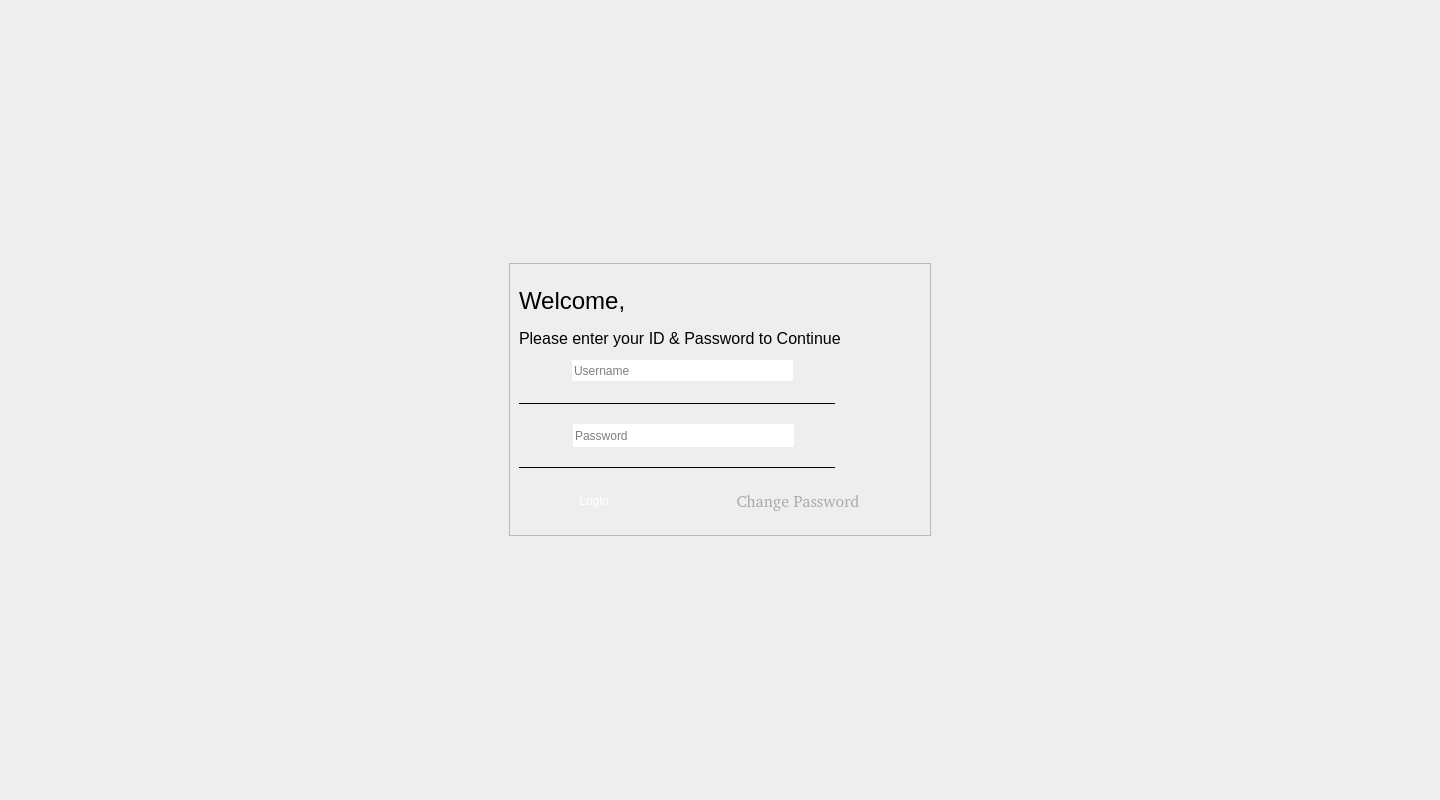
<?xml version="1.0" encoding="UTF-8"?>
<ui version="4.0">
 <class>MainWindow</class>
 <widget class="QMainWindow" name="MainWindow">
  <property name="windowModality">
   <enum>Qt::ApplicationModal</enum>
  </property>
  <property name="geometry">
   <rect>
    <x>0</x>
    <y>0</y>
    <width>1440</width>
    <height>800</height>
   </rect>
  </property>
  <property name="windowTitle">
   <string>MainWindow</string>
  </property>
  <property name="styleSheet">
   <string notr="true">background-color: rgb(238, 238, 238);</string>
  </property>
  <widget class="QWidget" name="centralwidget">
   <layout class="QGridLayout" name="gridLayout_2">
    <item row="0" column="0">
     <layout class="QHBoxLayout" name="horizontalLayout_6">
      <item>
       <widget class="QFrame" name="frame">
        <property name="minimumSize">
         <size>
          <width>422</width>
          <height>273</height>
         </size>
        </property>
        <property name="maximumSize">
         <size>
          <width>422</width>
          <height>273</height>
         </size>
        </property>
        <property name="frameShape">
         <enum>QFrame::StyledPanel</enum>
        </property>
        <property name="frameShadow">
         <enum>QFrame::Raised</enum>
        </property>
        <layout class="QGridLayout" name="gridLayout">
         <item row="0" column="0">
          <layout class="QVBoxLayout" name="verticalLayout">
           <item>
            <widget class="QLabel" name="label_3">
             <property name="minimumSize">
              <size>
               <width>171</width>
               <height>41</height>
              </size>
             </property>
             <property name="maximumSize">
              <size>
               <width>171</width>
               <height>41</height>
              </size>
             </property>
             <property name="styleSheet">
              <string notr="true">font: 25 28pt &quot;Roboto [GOOG]&quot;;</string>
             </property>
             <property name="text">
              <string>&lt;html&gt;&lt;head/&gt;&lt;body&gt;&lt;p&gt;&lt;span style=&quot; font-size:18pt;&quot;&gt;Welcome,&lt;/span&gt;&lt;/p&gt;&lt;/body&gt;&lt;/html&gt;</string>
             </property>
            </widget>
           </item>
           <item>
            <widget class="QLabel" name="label_4">
             <property name="minimumSize">
              <size>
               <width>200</width>
               <height>21</height>
              </size>
             </property>
             <property name="maximumSize">
              <size>
               <width>415</width>
               <height>21</height>
              </size>
             </property>
             <property name="styleSheet">
              <string notr="true">font: 25 14pt &quot;Roboto [GOOG]&quot;;</string>
             </property>
             <property name="text">
              <string>&lt;html&gt;&lt;head/&gt;&lt;body&gt;&lt;p&gt;&lt;span style=&quot; font-size:12pt;&quot;&gt;Please enter your ID &amp;amp; Password to Continue&lt;/span&gt;&lt;/p&gt;&lt;/body&gt;&lt;/html&gt;</string>
             </property>
            </widget>
           </item>
           <item>
            <layout class="QVBoxLayout" name="verticalLayout_2">
             <item>
              <layout class="QHBoxLayout" name="horizontalLayout">
               <item>
                <widget class="QLabel" name="label_2">
                 <property name="minimumSize">
                  <size>
                   <width>32</width>
                   <height>32</height>
                  </size>
                 </property>
                 <property name="maximumSize">
                  <size>
                   <width>32</width>
                   <height>32</height>
                  </size>
                 </property>
                 <property name="styleSheet">
                  <string notr="true">background-image: url(:/images/final_assets/Login_Icons/uid.png);</string>
                 </property>
                 <property name="text">
                  <string/>
                 </property>
                 <property name="pixmap">
                  <pixmap resource="resource.qrc">:/images/final_assets/Login_Icons/uid.png</pixmap>
                 </property>
                 <property name="scaledContents">
                  <bool>true</bool>
                 </property>
                </widget>
               </item>
               <item>
                <spacer name="horizontalSpacer_3">
                 <property name="orientation">
                  <enum>Qt::Horizontal</enum>
                 </property>
                 <property name="sizeType">
                  <enum>QSizePolicy::Maximum</enum>
                 </property>
                 <property name="sizeHint" stdset="0">
                  <size>
                   <width>15</width>
                   <height>20</height>
                  </size>
                 </property>
                </spacer>
               </item>
               <item>
                <widget class="QLineEdit" name="uid_lineEdit">
                 <property name="minimumSize">
                  <size>
                   <width>221</width>
                   <height>21</height>
                  </size>
                 </property>
                 <property name="maximumSize">
                  <size>
                   <width>221</width>
                   <height>21</height>
                  </size>
                 </property>
                 <property name="focusPolicy">
                  <enum>Qt::ClickFocus</enum>
                 </property>
                 <property name="styleSheet">
                  <string notr="true">border-radius: 1px;
font: 12pt &quot;Roboto [GOOG]&quot;;
background-color: rgbA(255, 255, 255,0);
</string>
                 </property>
                 <property name="placeholderText">
                  <string>Username</string>
                 </property>
                </widget>
               </item>
               <item>
                <spacer name="horizontalSpacer_2">
                 <property name="orientation">
                  <enum>Qt::Horizontal</enum>
                 </property>
                 <property name="sizeHint" stdset="0">
                  <size>
                   <width>40</width>
                   <height>20</height>
                  </size>
                 </property>
                </spacer>
               </item>
              </layout>
             </item>
             <item>
              <layout class="QHBoxLayout" name="horizontalLayout_2">
               <item>
                <widget class="Line" name="line">
                 <property name="minimumSize">
                  <size>
                   <width>200</width>
                   <height>16</height>
                  </size>
                 </property>
                 <property name="maximumSize">
                  <size>
                   <width>361</width>
                   <height>16</height>
                  </size>
                 </property>
                 <property name="sizeIncrement">
                  <size>
                   <width>0</width>
                   <height>0</height>
                  </size>
                 </property>
                 <property name="frameShadow">
                  <enum>QFrame::Plain</enum>
                 </property>
                 <property name="orientation">
                  <enum>Qt::Horizontal</enum>
                 </property>
                </widget>
               </item>
               <item>
                <spacer name="horizontalSpacer">
                 <property name="orientation">
                  <enum>Qt::Horizontal</enum>
                 </property>
                 <property name="sizeType">
                  <enum>QSizePolicy::Maximum</enum>
                 </property>
                 <property name="sizeHint" stdset="0">
                  <size>
                   <width>86</width>
                   <height>20</height>
                  </size>
                 </property>
                </spacer>
               </item>
              </layout>
             </item>
             <item>
              <layout class="QVBoxLayout" name="verticalLayout_3">
               <item>
                <layout class="QHBoxLayout" name="horizontalLayout_3">
                 <item>
                  <widget class="QLabel" name="label">
                   <property name="minimumSize">
                    <size>
                     <width>32</width>
                     <height>32</height>
                    </size>
                   </property>
                   <property name="maximumSize">
                    <size>
                     <width>32</width>
                     <height>32</height>
                    </size>
                   </property>
                   <property name="styleSheet">
                    <string notr="true">background-image: url(:/images/final_assets/Login_Icons/pw.png);</string>
                   </property>
                   <property name="text">
                    <string/>
                   </property>
                   <property name="pixmap">
                    <pixmap resource="resource.qrc">:/images/final_assets/Login_Icons/pw.png</pixmap>
                   </property>
                   <property name="scaledContents">
                    <bool>true</bool>
                   </property>
                  </widget>
                 </item>
                 <item>
                  <spacer name="horizontalSpacer_4">
                   <property name="orientation">
                    <enum>Qt::Horizontal</enum>
                   </property>
                   <property name="sizeType">
                    <enum>QSizePolicy::Maximum</enum>
                   </property>
                   <property name="sizeHint" stdset="0">
                    <size>
                     <width>16</width>
                     <height>20</height>
                    </size>
                   </property>
                  </spacer>
                 </item>
                 <item>
                  <widget class="QLineEdit" name="pw_lineEdit">
                   <property name="minimumSize">
                    <size>
                     <width>221</width>
                     <height>23</height>
                    </size>
                   </property>
                   <property name="maximumSize">
                    <size>
                     <width>221</width>
                     <height>21</height>
                    </size>
                   </property>
                   <property name="focusPolicy">
                    <enum>Qt::ClickFocus</enum>
                   </property>
                   <property name="styleSheet">
                    <string notr="true">border-radius: 1px;
font: 12pt &quot;Roboto [GOOG]&quot;;
background-color: rgbA(255, 255, 255,0);</string>
                   </property>
                   <property name="echoMode">
                    <enum>QLineEdit::Password</enum>
                   </property>
                   <property name="placeholderText">
                    <string>Password</string>
                   </property>
                  </widget>
                 </item>
                 <item>
                  <spacer name="horizontalSpacer_5">
                   <property name="orientation">
                    <enum>Qt::Horizontal</enum>
                   </property>
                   <property name="sizeHint" stdset="0">
                    <size>
                     <width>40</width>
                     <height>20</height>
                    </size>
                   </property>
                  </spacer>
                 </item>
                </layout>
               </item>
               <item>
                <layout class="QHBoxLayout" name="horizontalLayout_4">
                 <item>
                  <widget class="Line" name="line_2">
                   <property name="minimumSize">
                    <size>
                     <width>200</width>
                     <height>16</height>
                    </size>
                   </property>
                   <property name="maximumSize">
                    <size>
                     <width>361</width>
                     <height>16</height>
                    </size>
                   </property>
                   <property name="sizeIncrement">
                    <size>
                     <width>0</width>
                     <height>0</height>
                    </size>
                   </property>
                   <property name="frameShadow">
                    <enum>QFrame::Plain</enum>
                   </property>
                   <property name="orientation">
                    <enum>Qt::Horizontal</enum>
                   </property>
                  </widget>
                 </item>
                 <item>
                  <spacer name="horizontalSpacer_7">
                   <property name="orientation">
                    <enum>Qt::Horizontal</enum>
                   </property>
                   <property name="sizeType">
                    <enum>QSizePolicy::Maximum</enum>
                   </property>
                   <property name="sizeHint" stdset="0">
                    <size>
                     <width>86</width>
                     <height>20</height>
                    </size>
                   </property>
                  </spacer>
                 </item>
                </layout>
               </item>
              </layout>
             </item>
            </layout>
           </item>
           <item>
            <layout class="QHBoxLayout" name="horizontalLayout_5">
             <item>
              <widget class="QPushButton" name="pushButton">
               <property name="minimumSize">
                <size>
                 <width>150</width>
                 <height>35</height>
                </size>
               </property>
               <property name="maximumSize">
                <size>
                 <width>150</width>
                 <height>35</height>
                </size>
               </property>
               <property name="focusPolicy">
                <enum>Qt::ClickFocus</enum>
               </property>
               <property name="autoFillBackground">
                <bool>false</bool>
               </property>
               <property name="styleSheet">
                <string notr="true">background-image: url(:/images/final_assets/Main_Btn/btn_normal.png);
font: 14pt &quot;Roboto [GOOG]&quot;;
color: rgb(255, 255, 255);</string>
               </property>
               <property name="text">
                <string>Login</string>
               </property>
               <property name="shortcut">
                <string>Return</string>
               </property>
               <property name="flat">
                <bool>true</bool>
               </property>
              </widget>
             </item>
             <item>
              <spacer name="horizontalSpacer_6">
               <property name="orientation">
                <enum>Qt::Horizontal</enum>
               </property>
               <property name="sizeHint" stdset="0">
                <size>
                 <width>40</width>
                 <height>20</height>
                </size>
               </property>
              </spacer>
             </item>
             <item>
              <widget class="QLabel" name="reset_pw">
               <property name="minimumSize">
                <size>
                 <width>150</width>
                 <height>35</height>
                </size>
               </property>
               <property name="maximumSize">
                <size>
                 <width>150</width>
                 <height>35</height>
                </size>
               </property>
               <property name="font">
                <font>
                 <family>Roboto [GOOG]</family>
                 <pointsize>12</pointsize>
                 <weight>50</weight>
                 <italic>false</italic>
                 <bold>false</bold>
                </font>
               </property>
               <property name="styleSheet">
                <string notr="true">font: 12pt &quot;Roboto [GOOG]&quot;;
color: rgb(169, 169, 169);</string>
               </property>
               <property name="text">
                <string>Change Password</string>
               </property>
               <property name="alignment">
                <set>Qt::AlignCenter</set>
               </property>
              </widget>
             </item>
             <item>
              <spacer name="horizontalSpacer_8">
               <property name="orientation">
                <enum>Qt::Horizontal</enum>
               </property>
               <property name="sizeHint" stdset="0">
                <size>
                 <width>40</width>
                 <height>20</height>
                </size>
               </property>
              </spacer>
             </item>
            </layout>
           </item>
          </layout>
         </item>
        </layout>
       </widget>
      </item>
     </layout>
    </item>
   </layout>
  </widget>
 </widget>
 <resources>
  <include location="resource.qrc"/>
 </resources>
 <connections/>
</ui>
